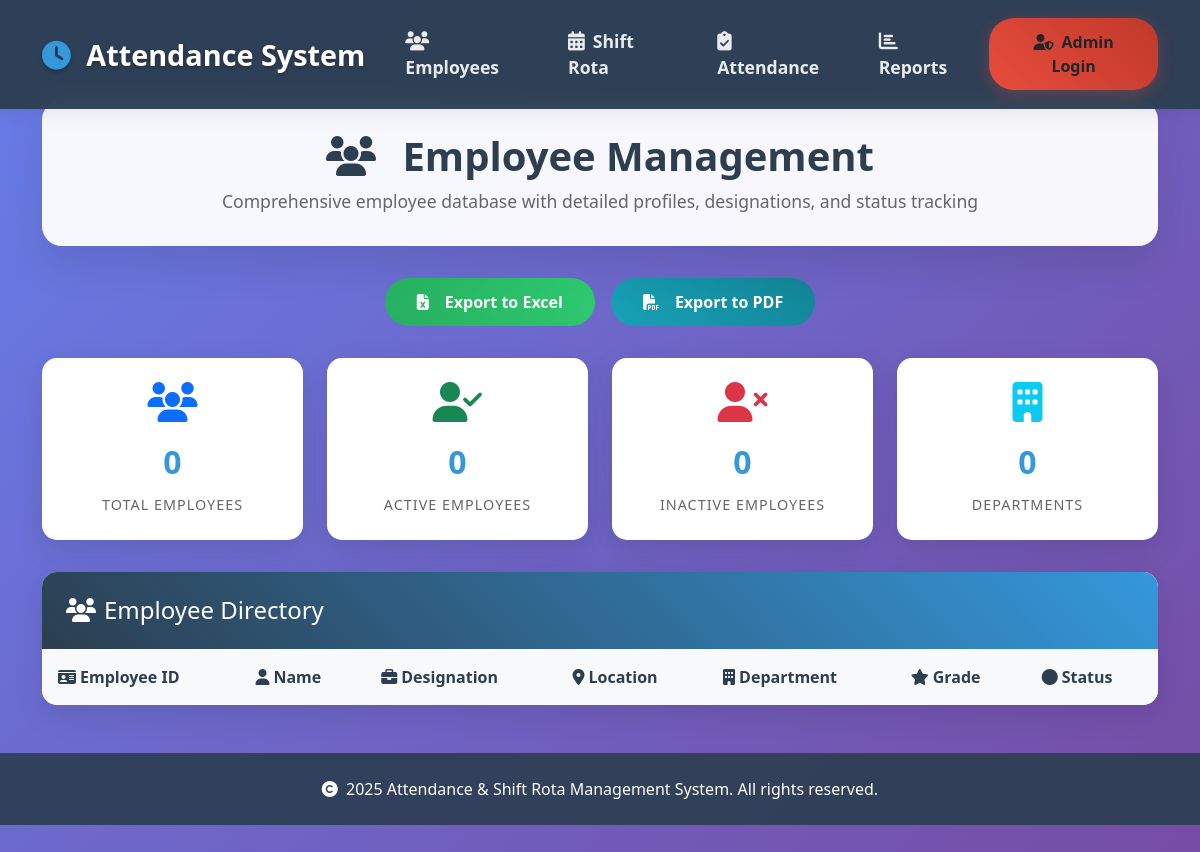
The page /employee on the database as committed earlier.
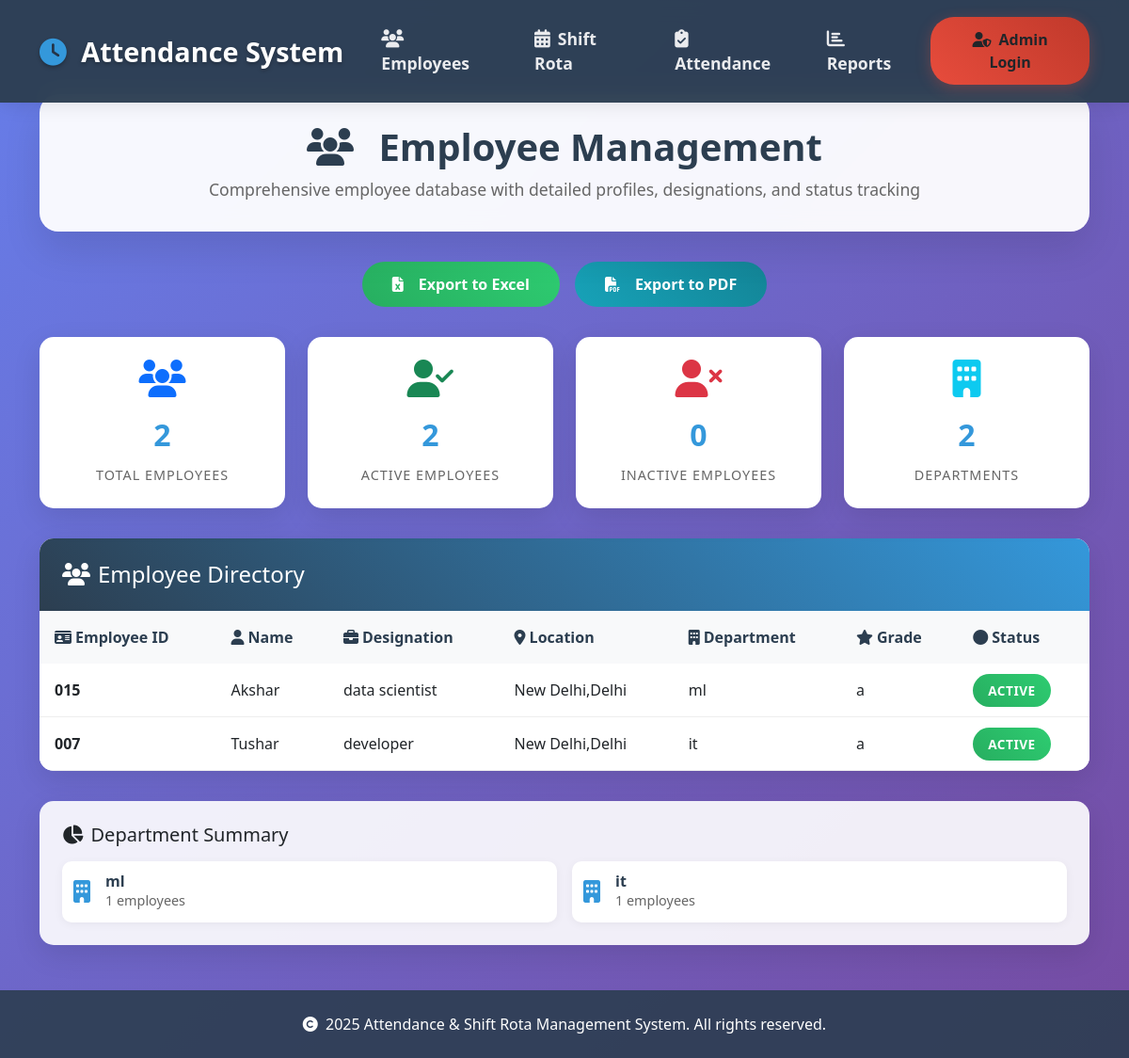
The same page on the database as committed later.
### Sarthak-final-main/models.py (models this page shows)
class Employee(db.Model):
    id = db.Column(db.Integer, primary_key=True)
    emp_id = db.Column(db.String(20), unique=True, nullable=False)
    name = db.Column(db.String(100), nullable=False)
    designation = db.Column(db.String(100))
    location = db.Column(db.String(100))
    department = db.Column(db.String(100))
    grade = db.Column(db.String(50))
    status = db.Column(db.String(20), default='active')

### Sarthak-final-main/app.py (the view)
@app.route('/employee')
def employee_page():
    employees = Employee.query.all()
    return render_template('employee.html', employees=employees)

### Sarthak-final-main/app.py (called while the page is built)
def is_admin_logged_in():
    return session.get('admin', False)

### Sarthak-final-main/templates/employee.html (shortened to what the changed rows need)
<!DOCTYPE html>
<html lang="en">
<head>
    <link href="https://cdn.jsdelivr.net/npm/bootstrap@5.3.0/dist/css/bootstrap.min.css" rel="stylesheet">
    <link href="https://cdnjs.cloudflare.com/ajax/libs/font-awesome/6.4.0/css/all.min.css" rel="stylesheet">
</head>
<body>
    <div class="container" style="margin-top: 100px;">
        <div class="page-header">
            <h1 class="page-title">
                <i class="fas fa-users me-3"></i>
                Employee Management
            </h1>
        </div>
        <div class="stats-cards">
            <div class="stat-card">
                <i class="fas fa-users stat-icon text-primary"></i>
                <span class="stat-number">{{ employees|length }}</span>
                <div class="stat-label">Total Employees</div>
            </div>
            <div class="stat-card">
                <i class="fas fa-user-check stat-icon text-success"></i>
                <span class="stat-number">{{ employees|selectattr('status', 'equalto', 'active')|list|length }}</span>
                <div class="stat-label">Active Employees</div>
            </div>
            <div class="stat-card">
                <i class="fas fa-building stat-icon text-info"></i>
                <span class="stat-number">{{ employees|map(attribute='department')|unique|list|length }}</span>
                <div class="stat-label">Departments</div>
            </div>
        </div>
        <div class="employee-table">
            <div class="table-responsive">
                <table class="table table-hover mb-0">
                    <thead>
                        <tr>
                            <th><i class="fas fa-id-card me-1"></i>Employee ID</th>
                            <th><i class="fas fa-user me-1"></i>Name</th>
                            <th><i class="fas fa-briefcase me-1"></i>Designation</th>
                            <th><i class="fas fa-map-marker-alt me-1"></i>Location</th>
                            <th><i class="fas fa-building me-1"></i>Department</th>
                            <th><i class="fas fa-star me-1"></i>Grade</th>
                            <th><i class="fas fa-circle me-1"></i>Status</th>
                        </tr>
                    </thead>
                    <tbody>
                        {% for emp in employees %}
                        <tr>
                            <td><strong>{{ emp.emp_id or 'N/A' }}</strong></td>
                            <td>{{ emp.name or 'N/A' }}</td>
                            <td>{{ emp.designation or 'N/A' }}</td>
                            <td>{{ emp.location or 'N/A' }}</td>
                            <td>{{ emp.department or 'N/A' }}</td>
                            <td>{{ emp.grade or 'N/A' }}</td>
                            <td>
                                <span class="status-badge {% if emp.status == 'active' %}status-active{% else %}status-inactive{% endif %}">
                                    {{ emp.status|title if emp.status else 'N/A' }}
                                </span>
                            </td>
                        </tr>
                        {% endfor %}
                    </tbody>
                </table>
            </div>
        </div>
        {% if employees %}
        <div class="employee-info">
            <h5 class="mb-3">
                <i class="fas fa-chart-pie me-2"></i>Department Summary
            </h5>
            <div class="info-grid">
                {% set departments = employees|map(attribute='department')|unique|list %}
                {% for dept in departments %}
                {% if dept %}
                <div class="info-item">
                    <i class="fas fa-building info-icon"></i>
                    <div class="info-content">
                        <h6>{{ dept }}</h6>
                        <p>{{ employees|selectattr('department', 'equalto', dept)|list|length }} employees</p>
                    </div>
                </div>
                {% endif %}
                {% endfor %}
            </div>
        </div>
        {% endif %}
    </div>
</body>
</html>

Rows that differ between the two databases and show on the page:
added Employee: emp "015", name "Akshar", designation "data scientist", location "New Delhi,Delhi", department "ml", grade "a", status "ACTIVE", employees "1"
added Employee: emp "007", name "Tushar", designation "developer", location "New Delhi,Delhi", department "it", grade "a", status "ACTIVE", employees "1"
Other text that changed with them:
{{ employees|length }}: "0" → "2"
{{ employees|selectattr('status', 'equalto', 'active')|list|length }}: "0" → "2"
{{ employees|map(attribute='department')|unique|list|length }}: "0" → "2"
text now shown: "Department Summary"
